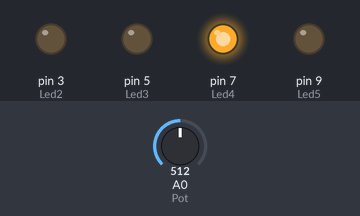
Recording of a sketch running on a simulated Arduino Uno, built with avr-gcc and run on an emulated ATmega328P. Shown: output pins drawn as LEDs (lit = HIGH). The test bench sets the inputs (shaded band); at power-on: A0 (Pot) = 512. Pins used as bus, display or sensor lines are not drawn.

Above: at 1.2 s.
1.3 s: A0 (Pot) set to 486
At 2.5 s:
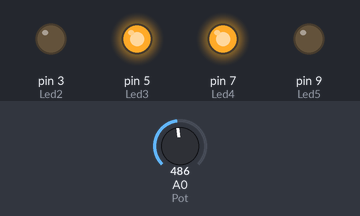
2.8 s: A0 (Pot) set to 359
4.3 s: A0 (Pot) set to 336
At 4.7 s:
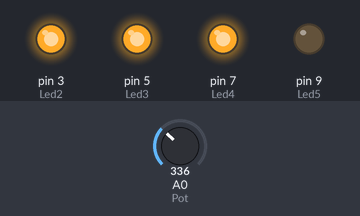
5.8 s: A0 (Pot) set to 314
7.3 s: A0 (Pot) set to 293
At 8.1 s:
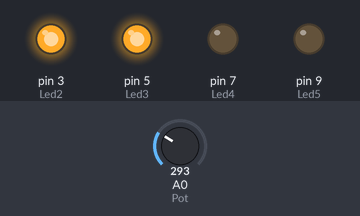
8.8 s: A0 (Pot) set to 510
At 9.3 s:
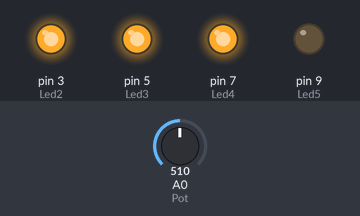
Timing chart, 0 to 11.3 s (numbered marks = the images above; inputs shaded):
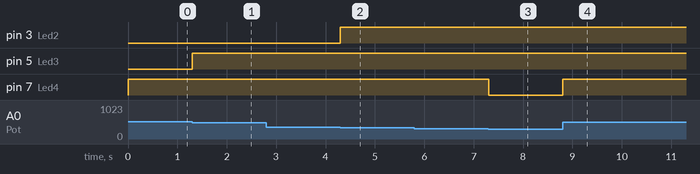

Measured:
- the behaviour switches between 501 and 500 on A0 (Pot) (found by bisection; images 0 and 1)
- the behaviour switches between 351 and 350 on A0 (Pot) (found by bisection; images 1 and 2)
- the behaviour switches between 301 and 300 on A0 (Pot) (found by bisection; images 2 and 3)
- after the input at 1.3 s, pin 5 (Led3): LOW → HIGH at once
- after the input at 2.8 s, every drawn part: stays the same
- after the input at 4.3 s, pin 3 (Led2): LOW → HIGH at once
- after the input at 5.8 s, every drawn part: stays the same
- after the input at 7.3 s, pin 7 (Led4): HIGH → LOW at once
- after the input at 8.8 s, pin 7 (Led4): LOW → HIGH at once

The sketch:

practica_3_31.ino
```cpp
int Pot = A0;//Byron Alejandro Pineda Barrientos
int Lectura;//2022121
int Led1 = 1;
int Led2 = 3;
int Led3 = 5;
int Led4 = 7;
int Led5 = 9;
void setup()
{
Serial.begin(9600); pinMode(Pot, INPUT); pinMode(Led1, OUTPUT); pinMode(Led2, OUTPUT); pinMode(Led3, OUTPUT); pinMode(Led4, OUTPUT); pinMode(Led5, OUTPUT);


}

void loop()
{
Lectura = analogRead(Pot);

if(Lectura >=0 && Lectura <=350){
digitalWrite(Led1,HIGH);
}
else if(Lectura >=0 && Lectura <=200){
digitalWrite(Led1,LOW);
}

if(Lectura >=250 && Lectura <=350){
digitalWrite(Led2,HIGH);
}
else if(Lectura >=0 && Lectura <=250){
digitalWrite(Led2,LOW);
}

if(Lectura >=350 && Lectura <=500){
digitalWrite(Led3,HIGH);
}
else if(Lectura >=0 && Lectura <=250){
digitalWrite(Led3,LOW);
}

if(Lectura >=500 && Lectura <=750){
digitalWrite(Led4,HIGH);
}
else if(Lectura >=0 && Lectura <=300){
digitalWrite(Led4,LOW);
}

if(Lectura >=750 && Lectura <=1000){
digitalWrite(Led5,HIGH);
}
else if(Lectura >=0 && Lectura <=350){
digitalWrite(Led5,LOW);
}
delay(10);


}
```
